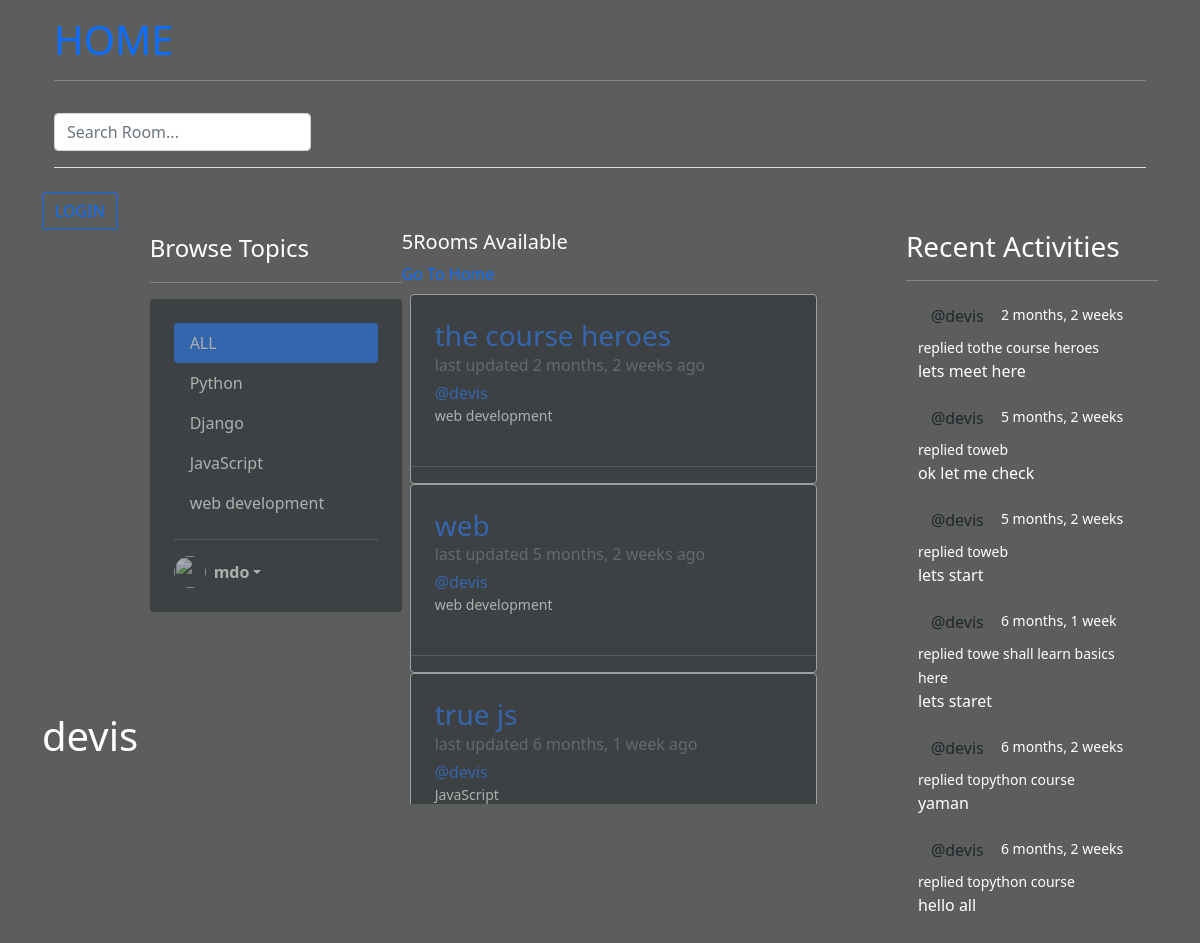
The app's page /profile/1/, older data.
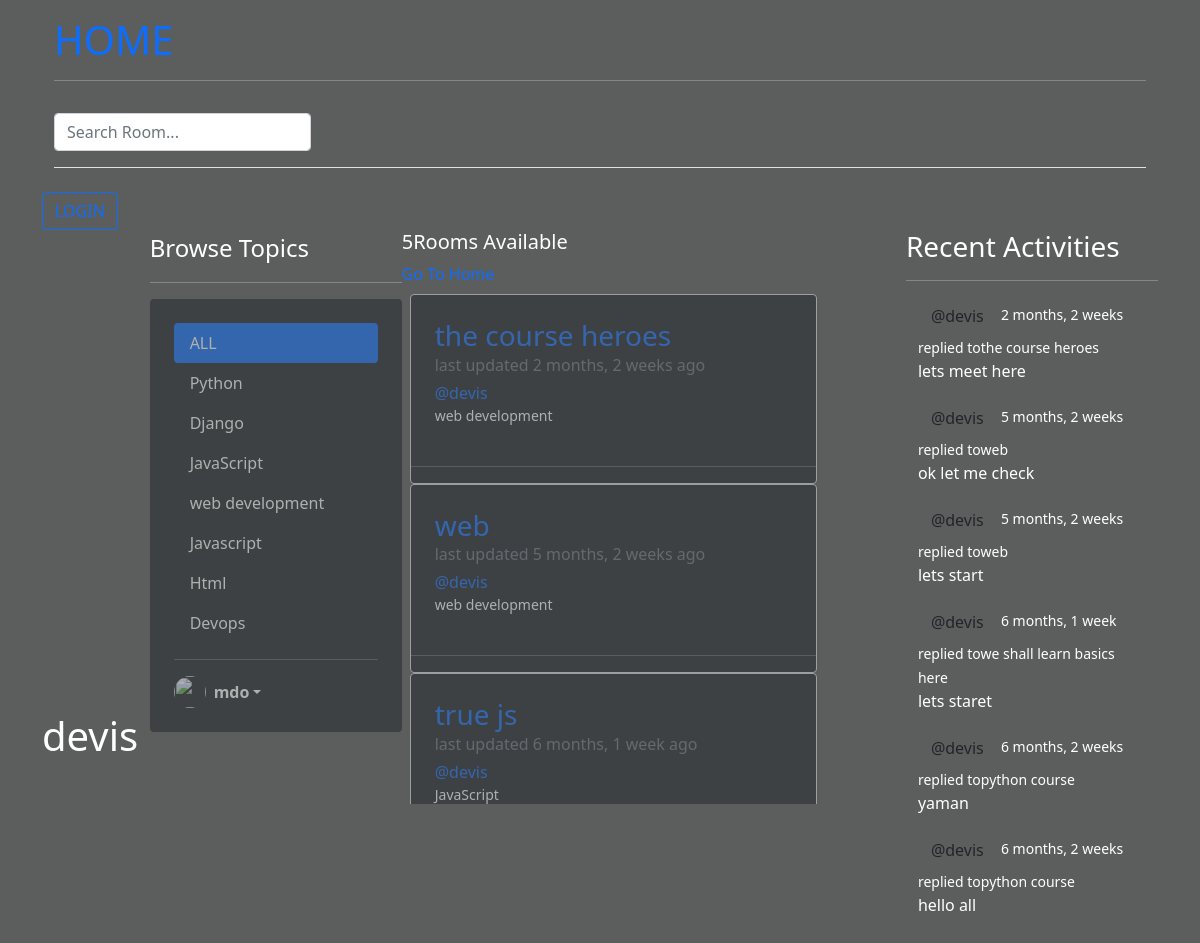
The same page, newer data.
### prog/models.py (models this page shows, shortened)
class Topic(models.Model):
    name = models.CharField(max_length=200)

class Room(models.Model):
    host =models.ForeignKey(User, on_delete=models.SET_NULL, null=True)
    topic = models.ForeignKey(Topic, on_delete=models.SET_NULL, null=True)
    name = models.CharField(max_length=200)
    description = models.TextField(null=True, blank=True)
    participants = models.ManyToManyField(User, related_name='participants', blank=True)
    updated = models.DateTimeField(auto_now=True)
    created = models.DateTimeField(auto_now_add=True)
    def __str__(self):
        return self.name
    class Meta:
        ordering = ['-updated','-created']

class Message(models.Model):
    user = models.ForeignKey(User, on_delete=models.CASCADE)
    room = models.ForeignKey(Room, on_delete=models.CASCADE)
    body = models.TextField()
    updated = models.DateTimeField(auto_now=True)
    created = models.DateTimeField(auto_now_add=True)
    def __str__(self):
        return self.body[:50]
    class Meta:
        ordering = ['-updated','-created']

### prog/views.py (the view)
# urls.py: path('profile/<str:pk>/', views.profile, name='profile'),
def profile(request,pk):
    user = User.objects.get(id=pk)
    rooms = user.room_set.all()
    room_message = user.message_set.all()
    topics=Topic.objects.all()
    context={'user':user, 'rooms':rooms,'room_message':room_message, 'topics':topics}
    return render(request, 'prog/profile.html', context)

### prog/templates/prog/profile.html (shortened to what this page needs)
{% extends 'main.html' %}
{% block content %}
<h1>{{user.username}}</h1>
<div class="home-container d-flex">
    <div class="col-md-3">
        {% include 'prog/topic_component.html' %}
    </div>
    <div class="col-md-6">
        <h5>{{rooms.count}}Rooms Available</h5>
        <a href="{% url 'home' %}">Go To Home</a>
        {%include 'prog/feed_component.html'%}
    </div>
    <div class="col-md-3">
        {% include 'prog/activity_component.html' %}
    </div >
</div>
{% endblock %}

### prog/templates/prog/topic_component.html (shortened to what this page needs)
<span class="fs-4">Browse Topics</span>
<hr>
<div class="col-12 d-flex flex-column rounded text-white bg-dark p-4">
    <ul class=" feed-comp nav nav-pills flex-column mb-auto">
        <li class="nav-item">
        <a href="{% url 'home'%}" class="nav-link active" aria-current="page">
            ALL
        </a>
        </li>
        {% for topic in topics %}
        <li>
        <a href="{% url 'home'%}?q={{topic.name}}" class="nav-link text-white">
            {{topic.name}}
        </a>
        </li>
        {% endfor %}
    </ul>
    <hr>
    <div class="dropdown">
        <a href="#" class="d-flex align-items-center text-white text-decoration-none dropdown-toggle" id="dropdownUser1" data-bs-toggle="dropdown" aria-expanded="false">
        <img src="https://github.com/mdo.png" alt="" width="32" height="32" class="rounded-circle me-2">
        <strong>mdo</strong>
        </a>
    </div>
</div>

### prog/templates/prog/feed_component.html (shortened to what this page needs)
<div class="feed-comp m-2">
  {% for room in rooms%}
    <div class="feed col-md-10">
      <div class=" align-items-center border rounded overflow-hidden shadow-sm h-md-250 bg-dark">
        <div class="col p-4 d-flex flex-column rounded">
          <h3 class="mb-0"><a href="{% url 'room' room.id %}">{{room.name}}</a></h3>
          <div class="mb-1 text-muted">last updated {{room.updated|timesince}} ago</div>
          <p class="mb-auto"><a href="{% url 'profile' room.host.id%}">@{{room.host.username}}</a></p>
          <small>{{room.topic.name}}</small>
        </div>
        <hr>
      </div>
    </div>
    {% endfor %}
  </div>

### prog/templates/prog/activity_component.html (shortened to what this page needs)
<h3>Recent Activities</h3>
        <hr>
        {% for message in room_message %}
        <div>
                <div class="container">
                    <small><a href="{% url 'profile' message.user.id %}" class="btn">@{{message.user}}</a></small>
                   <small> {{message.created|timesince}}</small>
                    <small>replied to{{message.room}}</small>
                    <p>{{message}}</p>
                </div>
        </div>
        {% endfor %}

Row changes from the older to the newer data that the page shows:
added Topic: name "Javascript"
added Topic: name "Html"
added Topic: name "Devops"
